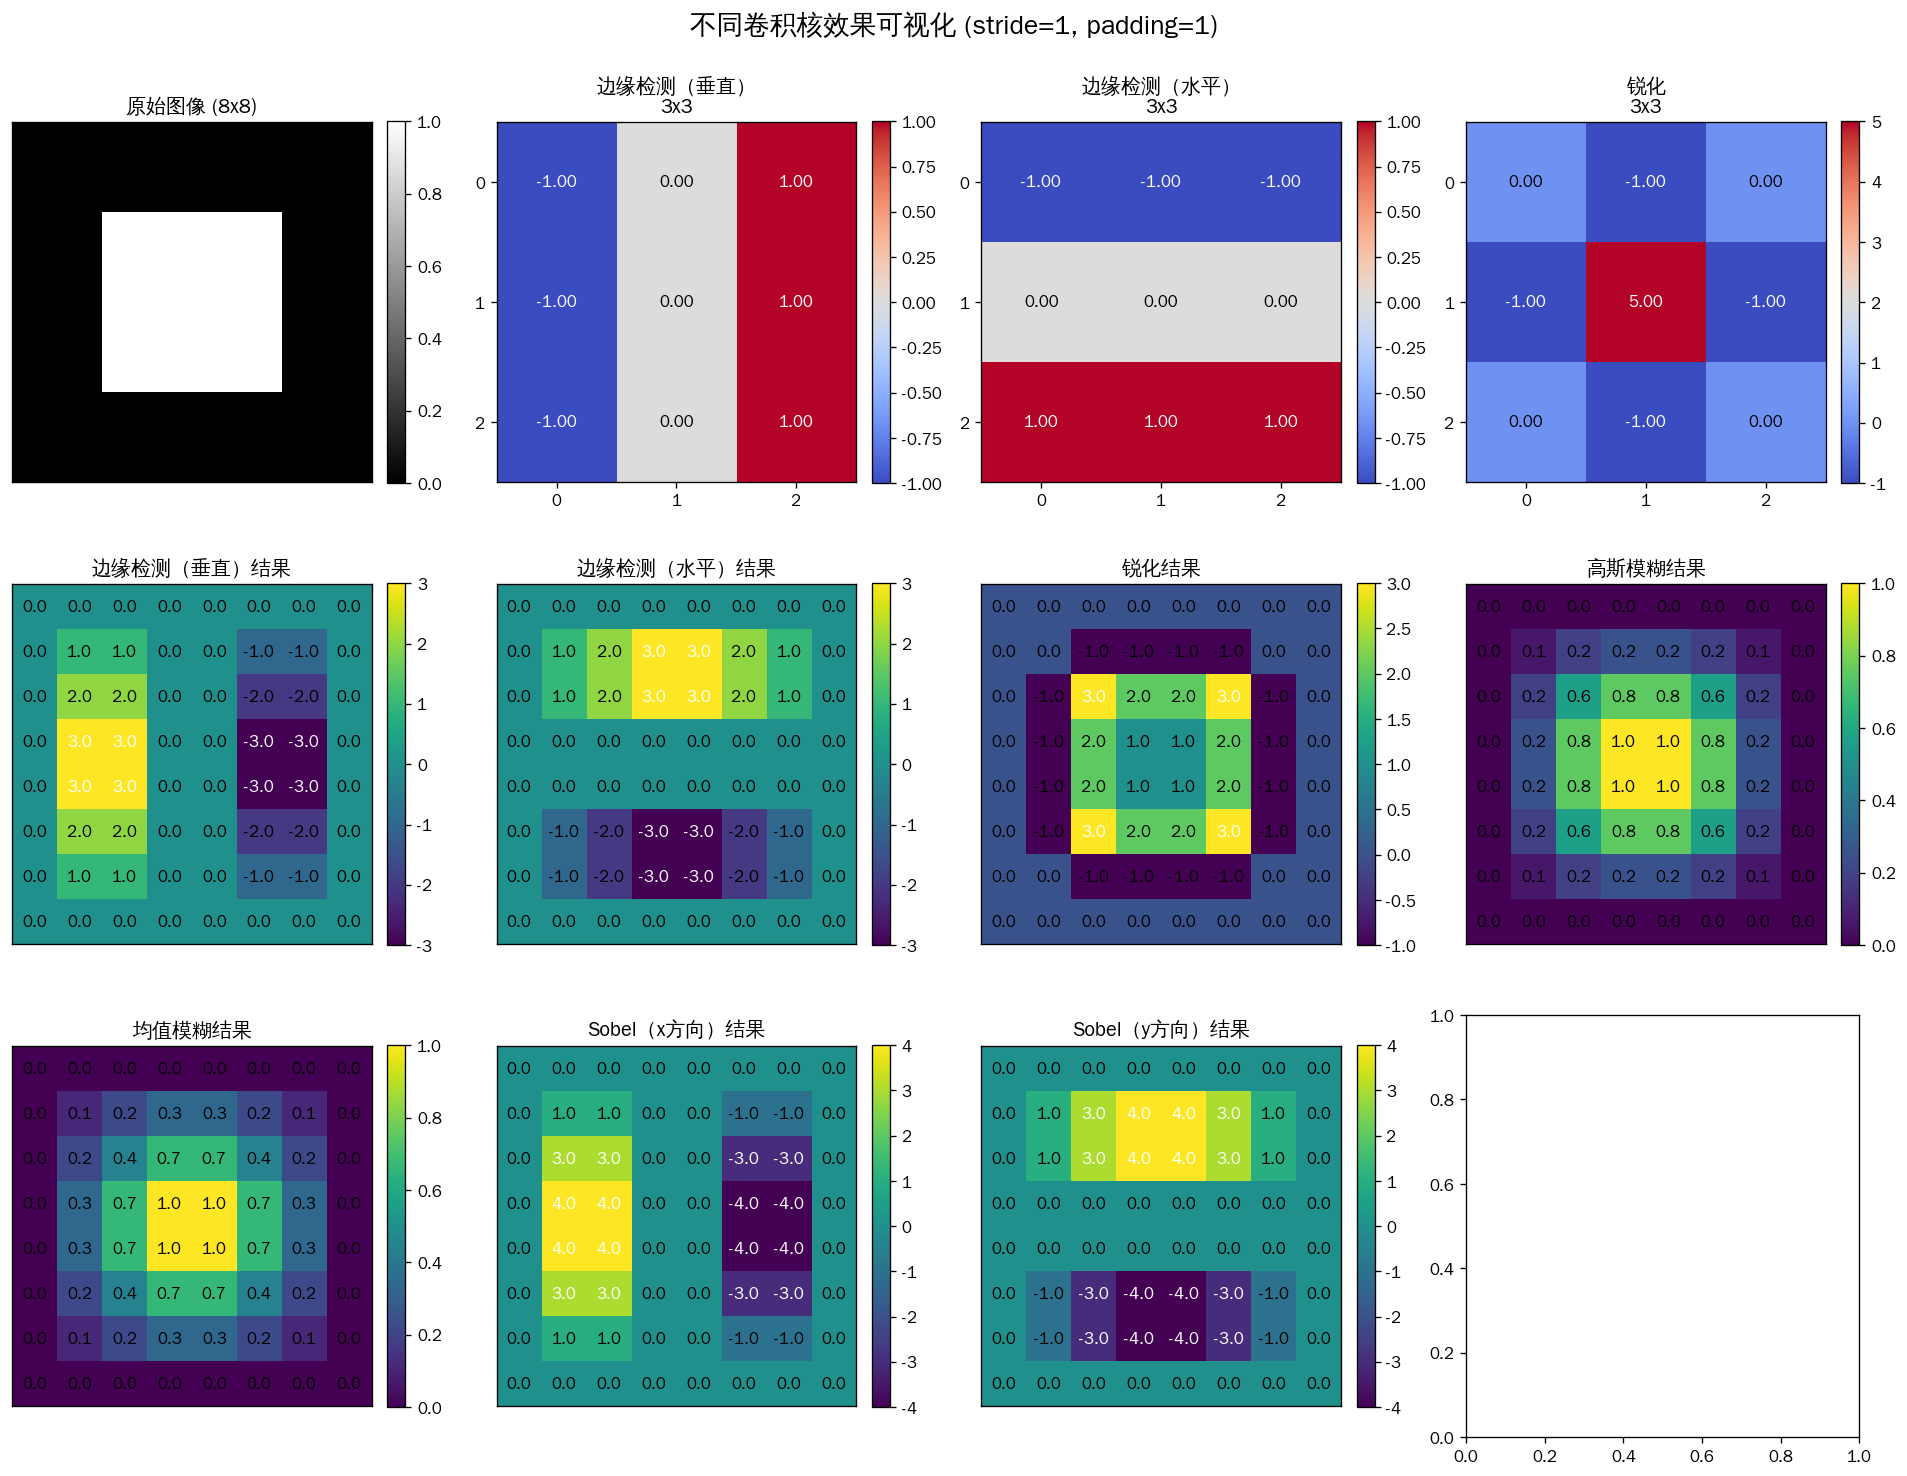

Here is the Python script that generated this plot:
"""
4-1-cnn-kernels.py
===================
不同卷积核效果可视化（边缘检测、模糊、锐化、Sobel 等 7 种核）
"""
import numpy as np
import matplotlib.pyplot as plt
import matplotlib as mpl

mpl.rcParams['font.sans-serif'] = ['Noto Sans CJK SC', 'WenQuanYi Zen Hei', 'SimHei', 'DejaVu Sans']
mpl.rcParams['axes.unicode_minus'] = False

np.random.seed(42)
example_image = np.zeros((8, 8))
example_image[2:6, 2:6] = 1

kernels = {
    '边缘检测（垂直）': np.array([[-1, 0, 1], [-1, 0, 1], [-1, 0, 1]]),
    '边缘检测（水平）': np.array([[-1, -1, -1], [0, 0, 0], [1, 1, 1]]),
    '锐化': np.array([[0, -1, 0], [-1, 5, -1], [0, -1, 0]]),
    '高斯模糊': np.array([[1, 2, 1], [2, 4, 2], [1, 2, 1]]) / 16,
    '均值模糊': np.ones((3, 3)) / 9,
    'Sobel（x方向）': np.array([[-1, 0, 1], [-2, 0, 2], [-1, 0, 1]]),
    'Sobel（y方向）': np.array([[-1, -2, -1], [0, 0, 0], [1, 2, 1]]),
}

def manual_convolution(image, kernel, stride=1, padding=0):
    if padding > 0:
        image_padded = np.pad(image, ((padding, padding), (padding, padding)), mode='constant')
    else:
        image_padded = image
    h_in, w_in = image_padded.shape
    h_kernel, w_kernel = kernel.shape
    h_out = (h_in - h_kernel) // stride + 1
    w_out = (w_in - w_kernel) // stride + 1
    output = np.zeros((h_out, w_out))
    for i in range(0, h_out):
        for j in range(0, w_out):
            i_start = i * stride
            j_start = j * stride
            image_patch = image_padded[i_start:i_start+h_kernel, j_start:j_start+w_kernel]
            output[i, j] = np.sum(image_patch * kernel)
    return output

fig, axes = plt.subplots(3, 4, figsize=(16, 12))

ax = axes[0, 0]
im = ax.imshow(example_image, cmap='gray', vmin=0, vmax=1)
ax.set_title('原始图像 (8x8)')
ax.set_xticks([])
ax.set_yticks([])
plt.colorbar(im, ax=ax, fraction=0.046, pad=0.04)

for idx, (kernel_name, kernel) in enumerate(list(kernels.items())[:3]):
    ax = axes[0, idx+1]
    im = ax.imshow(kernel, cmap='coolwarm')
    ax.set_title(f'{kernel_name}\n{kernel.shape[0]}x{kernel.shape[1]}')
    ax.set_xticks(range(kernel.shape[1]))
    ax.set_yticks(range(kernel.shape[0]))
    plt.colorbar(im, ax=ax, fraction=0.046, pad=0.04)
    for i in range(kernel.shape[0]):
        for j in range(kernel.shape[1]):
            ax.text(j, i, f'{kernel[i, j]:.2f}', ha='center', va='center',
                   color='white' if abs(kernel[i, j]) > 0.5 else 'black')

for idx, (kernel_name, kernel) in enumerate(kernels.items()):
    row = 1 + idx // 4
    col = idx % 4
    result = manual_convolution(example_image, kernel, stride=1, padding=1)
    ax = axes[row, col]
    im = ax.imshow(result, cmap='viridis')
    ax.set_title(f'{kernel_name}结果')
    ax.set_xticks([])
    ax.set_yticks([])
    plt.colorbar(im, ax=ax, fraction=0.046, pad=0.04)
    for i in range(result.shape[0]):
        for j in range(result.shape[1]):
            ax.text(j, i, f'{result[i, j]:.1f}', ha='center', va='center',
                   color='white' if abs(result[i, j]) > 2 else 'black')

plt.tight_layout()
plt.suptitle('不同卷积核效果可视化 (stride=1, padding=1)', fontsize=16, y=1.02)
plt.savefig('/home/david/AI-Tutorial/assets/figures/4-1-cnn-kernels.png',
            dpi=120, bbox_inches='tight', facecolor='white')
print("Saved: 4-1-cnn-kernels.png")
